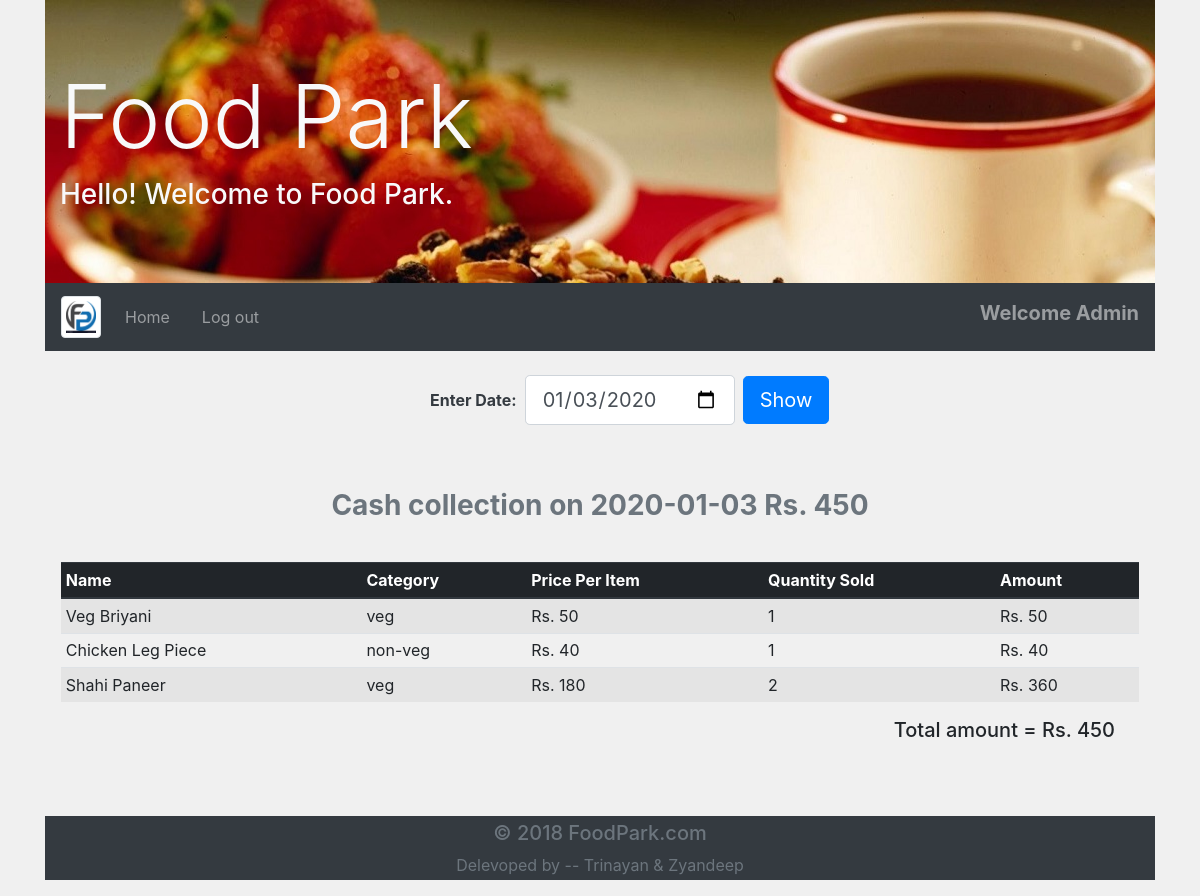
Screenshot of /admin/cash_collection.php?date=2020-01-03 (signed in) with the database file from the repository.
### tables this page shows
CREATE TABLE `item` (
  `im_id` int(11) NOT NULL AUTO_INCREMENT,
  `i_name` varchar(200) NOT NULL,
  `category` varchar(30) NOT NULL,
  `price` int(11) NOT NULL,
  `image` varchar(500) NOT NULL,
  `status` tinyint(4) NOT NULL DEFAULT 1,
  PRIMARY KEY (`im_id`),
  UNIQUE KEY `i_name` (`i_name`)
);

### admin/cash_collection.php (the view, shortened to what this page needs)
<?php
    require_once '../include/dbcon.php';
    if (isset($_POST['submit'])) {
        $dat = $_POST['date'];
        if (empty($dat)) {
            $err_date = true;
        }
    }
    elseif (isset($_GET['date'])) {
        $dat = $_GET['date'];
        $sql = "SELECT item.im_id, i_name, category, price, sum(quantity) as quantity, price * sum(quantity) as total FROM item, order_master WHERE item.im_id = order_master.im_id AND date='$dat'GROUP BY order_master.im_id";
        if($result = mysqli_query($link, $sql)){
            $rows = mysqli_fetch_all($result,MYSQLI_ASSOC);
        }
        else {
        }
    }
    else {
        date_default_timezone_set("Asia/Kolkata");
        $dat = date("Y-m-d");
    }
    $sql = "SELECT sum(total_amount) AS cash FROM bill WHERE date='$dat'";
    if($result = mysqli_query($link, $sql)){
        $row = mysqli_fetch_assoc($result);
    }
    else {
    }
?>
<!doctype html>
<html lang="en">
  <head>
    <link rel="stylesheet" href="../css/bootstrap.min.css">
    <link rel="stylesheet" type="text/css" href="../css/main.css">
  </head>
  <body>
    <div class="container">
        <?php require '../include/admin_header.php';?>
         <div class="container">
          <div class="row mt-4">
            <div class="col-md-2"></div>
            <div class="col-md-2"></div>
            <div class="col-md-8">
               <form  class="form-inline" method="POST" action="<?php echo $_SERVER['PHP_SELF']; ?>">
                   <div class="form-group">
                       <label class="text-dark font-weight-bold" for="date">Enter Date: </label>
                       <input class="form-control form-control-lg mx-2" type="date" name="date" id="date" value="<?php echo (empty($dat))? '' : $dat; ?>">
                   </div>
                   <button type="submit" name="submit" class="btn btn-lg btn-primary">Show</button>
               </form>
            </div>
          </div>
        </div>
        <div class="mt-5 p-3">
            <?php if(empty($err_date)): ?>
                <h3 class="text-center text-muted font-weight-bold mb-4">
                    Cash collection on <?php echo $dat . " Rs. " . number_format($row['cash']); ?>
                </h3>
                <?php if (! empty($rows)): ?>
                    <div class="table-responsive mt-4">
                         <table class="table table-striped table-sm mt-3">
                             <thead class="thead-dark">
                                 <th>Name</th>
                                 <th>Category</th>
                                 <th>Price Per Item</th>
                                 <th>Quantity Sold</th>
                                 <th>Amount</th>
                             </thead>
                             <tbody>
                                 <?php foreach ($rows as $item):?>
                                     <tr>
                                         <td><?php echo $item['i_name']; ?></td>
                                         <td><?php echo $item['category']; ?></td>
                                         <td>Rs. <?php echo number_format($item['price']); ?></td>
                                         <td><?php echo $item['quantity']; ?></td>
                                         <td>Rs. <?php echo number_format($item['total']); ?></td>
                                     </tr>
                                 <?php endforeach; ?>
                             </tbody>
                         </table>
                         <h5 class="text-right pr-4">Total amount = Rs. <?php echo number_format($row['cash']); ?> </h5>
                    </div>
                 <?php endif; ?>
            <?php endif; ?>
       </div>
        <?php require '../include/footer.php';?>
    </div>
  </body>
</html>

### include/admin_header.php (shortened to what this page needs)
<div class="jumbotron jumbotron-fluid">
 <div class="container">
   <h1 class="display-2 text-light">Food Park</h1>
   <h3 class="text-light">Hello! Welcome to Food Park.</h3>
 </div>
</div>
  <nav class="navbar sticky-top navbar-expand-md navbar-dark bg-dark">
    <?php if(isset($_SESSION['a_id'])): ?>
        <a class="navbar-brand" href="admin_home.php">
    <?php else: ?>
        <a class="navbar-brand" href="index.php">
    <?php endif; ?>
        <img src="../img/logo.jpg" alt="Logo" style="width:40px;" class="img-thumbnail">
    </a>
    <div class="collapse navbar-collapse" id="navbarTogglerDemo02">
      <ul class="navbar-nav mr-auto mt-2 mt-md-0">
        <li class="nav-item">
          <?php if(isset($_SESSION['a_id'])): ?>
              <a class="nav-link" href="admin_home.php">Home</a>
          <?php else: ?>
             <a class="nav-link" href="index.php">Home</a>
          <?php endif; ?>
        </li>
        <?php if(isset($_SESSION['a_id'])): ?>
          <li class="nav-item">
            <a class="nav-link" href="view_bills.php" id="msg"></a>
          </li>
         <?php endif; ?>
         <?php if(isset($_SESSION['a_id'])): ?>
           <li class="nav-item">
             <li class="nav-item">
             <a class="nav-link" href="admin_auth.php?logout=true">Log out</a>
             </li>
          </li>
          <?php endif; ?>
      </ul>
      <?php if(isset($_SESSION['a_id'])): ?>
            <span class="navbar-text">
                <h5 class="font-weight-bold text-capitalize">Welcome <?php echo $_SESSION['username']; ?></h5>
            </span>
      <?php endif; ?>
    </div>
  </nav>

### include/footer.php (shortened to what this page needs)
<footer>
	<div class="text-center text-muted bg-dark">
		<h5>&copy; 2018 FoodPark.com</h5>
		<p>Delevoped by -- Trinayan &amp; Zyandeep</p>
	</div>
</footer>

### css/main.css (style rules this page uses)
body { background-color: #f0f0f0; }
div.table-responsive { margin-top: 7px; }

### include/admin_header.php (style rules this page uses)
.jumbotron { background-image: url("../img/bg.jpg"); margin-bottom: 0; background-repeat: no-repeat; }

### include/footer.php (style rules this page uses)
footer div { margin-top: 15px; }
footer div h5 { padding-top: 5px; }
footer div p { padding-bottom: 3px; }

### rows the page displays
item: i_name "Veg Briyani", category "veg", price "50", quantity "1", total "50"
item: i_name "Chicken Leg Piece", category "non-veg", price "40", quantity "1", total "40"
item: i_name "Shahi Paneer", category "veg", price "180", quantity "2", total "360"

### other values shown
$_SESSION['username'] "Admin"
$dat "2020-01-03"
$row['cash'] "450"
